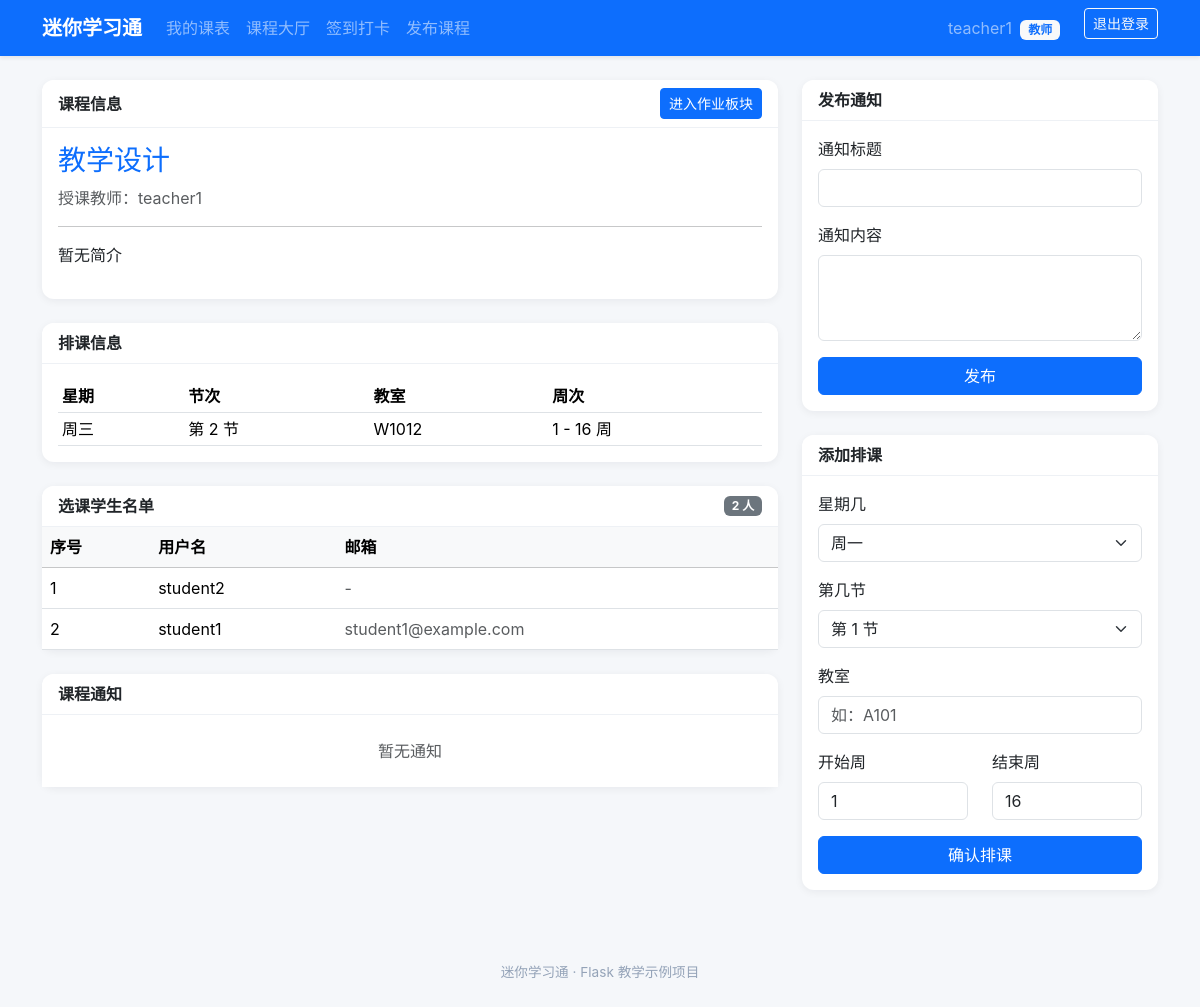
/courses/1 (signed in), run on the app's committed database.
### models.py (models this page shows, shortened)
class User(UserMixin, db.Model):
    __tablename__ = 'user'
    id = db.Column(db.Integer, primary_key=True)
    username = db.Column(db.String(32), unique=True, nullable=False, index=True)
    password_hash = db.Column(db.String(255), nullable=False)
    role = db.Column(db.String(16), nullable=False, default='student')
    email = db.Column(db.String(120), unique=True, nullable=True)
    create_time = db.Column(db.DateTime, nullable=False, default=datetime.now)
    @property
    def is_teacher(self):
        return self.role == 'teacher'
    @property
    def role_label(self):
        return '教师' if self.role == 'teacher' else '学生'

class Course(db.Model):
    __tablename__ = 'course'
    id = db.Column(db.Integer, primary_key=True)
    name = db.Column(db.String(100), nullable=False)
    description = db.Column(db.Text)
    teacher_id = db.Column(db.Integer, db.ForeignKey('user.id'), nullable=False)
    create_time = db.Column(db.DateTime, default=datetime.now)
    teacher = db.relationship('User', backref='taught_courses')
    schedules = db.relationship('Schedule', backref='course', cascade='all, delete-orphan')
    enrollments = db.relationship('Enrollment', backref='course', cascade='all, delete-orphan')
    homeworks = db.relationship('Homework', backref='course', cascade='all, delete-orphan')
    sign_ins = db.relationship('SignIn', backref='course', cascade='all, delete-orphan')
    notifications = db.relationship('Notification', backref='course', cascade='all, delete-orphan')

class Schedule(db.Model):
    __tablename__ = 'schedule'
    id = db.Column(db.Integer, primary_key=True)
    course_id = db.Column(db.Integer, db.ForeignKey('course.id'), nullable=False)
    weekday = db.Column(db.Integer, nullable=False)
    section = db.Column(db.Integer, nullable=False)
    room = db.Column(db.String(50))
    start_week = db.Column(db.Integer, nullable=False, default=1)
    end_week = db.Column(db.Integer, nullable=False, default=16)

### app.py (the view)
@app.route('/courses/<int:course_id>')
@login_required
def course_detail(course_id):
    course = Course.query.get_or_404(course_id)
    is_owner = (current_user.is_teacher and course.teacher_id == current_user.id)
    notices = Notification.query.filter_by(course_id=course.id).order_by(Notification.create_time.desc()).all()
    enrolled_students = []
    if is_owner:
        enrollments = Enrollment.query.filter_by(course_id=course.id).all()
        enrolled_students = [User.query.get(e.student_id) for e in enrollments]
    return render_template('courses/course_detail.html', course=course, is_owner=is_owner, notices=notices, enrolled_students=enrolled_students)

### models.py (called while the page is built)
@login_manager.user_loader
def load_user(user_id):
    try:
        return db.session.get(User, int(user_id))
    except (TypeError, ValueError):
        return None

### templates/courses/course_detail.html (shortened to what this page needs)
{% extends 'base.html' %}
{% block content %}
<div class="row g-4">
    <div class="col-md-8">
        <div class="card dashboard-card mb-4">
            <div class="card-header d-flex justify-content-between align-items-center">
                <span>课程信息</span>
                <a href="{{ url_for('homework_list', course_id=course.id) }}" class="btn btn-sm btn-primary">进入作业板块</a>
            </div>
            <div class="card-body">
                <h3 class="text-primary">{{ course.name }}</h3>
                <p class="text-muted">授课教师：{{ course.teacher.username }}</p>
                <hr>
                <p>{{ course.description or '暂无简介' }}</p>
            </div>
        </div>
        <div class="card dashboard-card mb-4">
            <div class="card-header">排课信息</div>
            <div class="card-body">
                <table class="table table-sm mb-0">
                    <thead><tr><th>星期</th><th>节次</th><th>教室</th><th>周次</th></tr></thead>
                    <tbody>
                        {% for sch in course.schedules %}
                        <tr>
                            <td>周{{ ['一','二','三','四','五','六','日'][sch.weekday-1] }}</td>
                            <td>第 {{ sch.section }} 节</td>
                            <td>{{ sch.room }}</td>
                            <td>{{ sch.start_week }} - {{ sch.end_week }} 周</td>
                        </tr>
                        {% else %}
                        <tr><td colspan="4" class="text-muted text-center">尚未排课</td></tr>
                        {% endfor %}
                    </tbody>
                </table>
            </div>
        </div>
        {% if is_owner %}
        <div class="card dashboard-card mb-4">
            <div class="card-header d-flex justify-content-between align-items-center">
                <span>选课学生名单</span>
                <span class="badge bg-secondary">{{ enrolled_students|length }} 人</span>
            </div>
            <div class="card-body p-0" style="max-height: 300px; overflow-y: auto;">
                <table class="table table-hover mb-0">
                    <thead class="table-light">
                        <tr><th>序号</th><th>用户名</th><th>邮箱</th></tr>
                    </thead>
                    <tbody>
                        {% for student in enrolled_students %}
                        <tr>
                            <td>{{ loop.index }}</td>
                            <td>{{ student.username }}</td>
                            <td class="text-muted">{{ student.email or '-' }}</td>
                        </tr>
                        {% else %}
                        <tr><td colspan="3" class="text-center text-muted py-3">暂无学生选课</td></tr>
                        {% endfor %}
                    </tbody>
                </table>
            </div>
        </div>
        {% endif %}
        <div class="card dashboard-card">
            <div class="card-header">课程通知</div>
            <div class="card-body p-0">
                <ul class="list-group list-group-flush">
                    {% for notice in notices %}
                    <li class="list-group-item">
                        <h6 class="fw-bold mb-1">{{ notice.title }}</h6>
                        <p class="mb-1 text-secondary">{{ notice.content }}</p>
                        <small class="text-muted">{{ notice.create_time.strftime('%Y-%m-%d %H:%M') }}</small>
                    </li>
                    {% else %}
                    <li class="list-group-item text-center text-muted py-4">暂无通知</li>
                    {% endfor %}
                </ul>
            </div>
        </div>
    </div>
    {% if is_owner %}
    <div class="col-md-4">
        <div class="card dashboard-card mb-4">
            <div class="card-header">发布通知</div>
            <div class="card-body">
                <form method="post" action="{{ url_for('add_notice', course_id=course.id) }}">
                    <div class="mb-3">
                        <label class="form-label">通知标题</label>
                        <input type="text" name="title" class="form-control" required>
                    </div>
                    <div class="mb-3">
                        <label class="form-label">通知内容</label>
                        <textarea name="content" class="form-control" rows="3" required></textarea>
                    </div>
                    <button type="submit" class="btn btn-primary w-100">发布</button>
                </form>
            </div>
        </div>
        <div class="card dashboard-card">
            <div class="card-header">添加排课</div>
            <div class="card-body">
                <form method="post" action="{{ url_for('add_schedule', course_id=course.id) }}">
                    <div class="mb-3">
                        <label class="form-label">星期几</label>
                        <select name="weekday" class="form-select" required>
                            <option value="1">周一</option><option value="2">周二</option><option value="3">周三</option>
                        </select>
                    </div>
                    <div class="mb-3">
                        <label class="form-label">第几节</label>
                        <select name="section" class="form-select" required>
                            {% for i in range(1,7) %}<option value="{{ i }}">第 {{ i }} 节</option>{% endfor %}
                        </select>
                    </div>
                    <div class="mb-3">
                        <label class="form-label">教室</label>
                        <input type="text" name="room" class="form-control" placeholder="如：A101" required>
                    </div>
                    <div class="row mb-3">
                        <div class="col"><label class="form-label">开始周</label><input type="number" name="start_week" class="form-control" value="1" min="1" required></div>
                        <div class="col"><label class="form-label">结束周</label><input type="number" name="end_week" class="form-control" value="16" min="1" required></div>
                    </div>
                    <button type="submit" class="btn btn-primary w-100">确认排课</button>
                </form>
            </div>
        </div>
    </div>
    {% endif %}
</div>
{% endblock %}

### templates/base.html (shortened to what this page needs)
<!DOCTYPE html>
<html lang="zh-CN">
<head>
    <link href="https://cdn.jsdelivr.net/npm/bootstrap@5.3.3/dist/css/bootstrap.min.css" rel="stylesheet">
    <link rel="stylesheet" href="{{ url_for('static', filename='css/style.css') }}">
</head>
<body>
<nav class="navbar navbar-expand-lg navbar-dark bg-primary shadow-sm">
    <div class="container">
        <a class="navbar-brand fw-bold" href="{{ url_for('index') }}">迷你学习通</a>
        <div class="collapse navbar-collapse" id="navbarMain">
            <ul class="navbar-nav me-auto">
                {% if current_user.is_authenticated %}
                    <li class="nav-item"><a class="nav-link" href="{{ url_for('index') }}">我的课表</a></li>
                    <li class="nav-item"><a class="nav-link" href="{{ url_for('course_list') }}">课程大厅</a></li>
                    <li class="nav-item"><a class="nav-link" href="{{ url_for('attendance') }}">签到打卡</a></li>
                    {% if current_user.is_teacher %}
                        <li class="nav-item"><a class="nav-link" href="{{ url_for('add_course') }}">发布课程</a></li>
                    {% endif %}
                {% endif %}
            </ul>
            <ul class="navbar-nav">
                {% if current_user.is_authenticated %}
                    <li class="nav-item">
                        <a class="nav-link me-3" href="{{ url_for('profile') }}">
                            {{ current_user.username }} <span class="badge bg-light text-primary ms-1">{{ current_user.role_label }}</span>
                        </a>
                    </li>
                    <li class="nav-item"><a class="btn btn-sm btn-outline-light" href="{{ url_for('logout') }}">退出登录</a></li>
                {% else %}
                    <li class="nav-item"><a class="nav-link" href="{{ url_for('login') }}">登录</a></li>
                    <li class="nav-item"><a class="btn btn-sm btn-light ms-2" href="{{ url_for('register') }}">注册</a></li>
                {% endif %}
            </ul>
        </div>
    </div>
</nav>
<main class="container my-4">
    {% block content %}{% endblock %}
</main>
<footer class="app-footer text-center mt-5">迷你学习通 · Flask 教学示例项目</footer>
</body>
</html>

### static/css/style.css (style rules this page uses)
body { min-height: 100vh; background-color: #f5f7fa; font-family: -apple-system, BlinkMacSystemFont, "Segoe UI", Roboto, "Helvetica Neue", Arial, sans-serif; }
.dashboard-card { border: none; border-radius: .75rem; box-shadow: 0 .125rem .5rem rgba(15, 23, 42, .06); transition: box-shadow 0.3s ease; }
.dashboard-card .card-header { background-color: #fff; font-weight: 600; border-bottom: 1px solid #eef1f5; border-radius: .75rem .75rem 0 0 !important; }
.app-footer { color: #94a3b8; font-size: .85rem; padding: 1.5rem 0; }

### data on the page
User: username "teacher1", role_label "教师", teacher.username "teacher1"
Course: name "教学设计", description "暂无简介"
Schedule: weekday "三", section "2", room "W1012", start_week "1", end_week "16"
User: username "student2", email "-"
User: username "student1", email "student1@example.com"

### other printed values
{{ enrolled_students|length }} "2"
